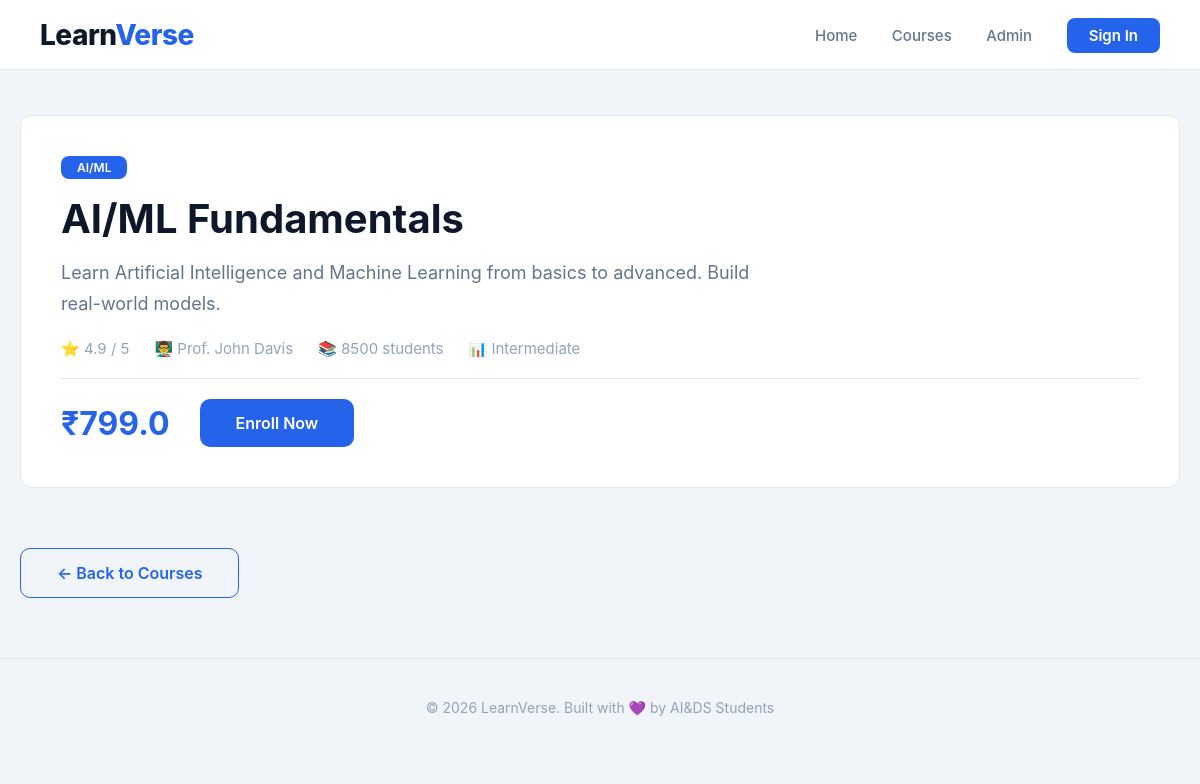
/course/2, run on the app's committed database.
### models.py (models this page shows)
class Course(db.Model):
    id = db.Column(db.Integer, primary_key=True)
    title = db.Column(db.String(200), nullable=False)
    description = db.Column(db.Text, nullable=False)
    domain = db.Column(db.String(50), nullable=False)
    level = db.Column(db.String(20), nullable=False)
    price = db.Column(db.Float, default=0)
    instructor = db.Column(db.String(100), nullable=False)
    rating = db.Column(db.Float, default=0)
    students = db.Column(db.Integer, default=0)
    image = db.Column(db.String(200), default='default.jpg')
    created_at = db.Column(db.DateTime, default=datetime.utcnow)

### app.py (the view)
@app.route('/course/<int:course_id>')
def course_detail(course_id):
    course = Course.query.get_or_404(course_id)
    return render_template('course_detail.html', course=course)

### templates/course_detail.html (shortened to what this page needs)
<!DOCTYPE html>
<html lang="en">
<head>
    <link rel="stylesheet" href="{{ url_for('static', filename='style.css') }}">
</head>
<body>
    <header>
        <div class="logo">Learn<span>Verse</span></div>
        <nav>
            <a href="/">Home</a>
            <a href="/courses">Courses</a>
            <a href="/admin/courses">Admin</a>
            <a href="#" class="btn-signin">Sign In</a>
        </nav>
    </header>
    <div class="container">
        <div class="course-detail">
            <div class="course-detail-header">
                <span class="badge">{{ course.domain }}</span>
                <h1>{{ course.title }}</h1>
                <p>{{ course.description }}</p>
                <div class="course-detail-meta">
                    <span>⭐ {{ course.rating }} / 5</span>
                    <span>👨‍🏫 {{ course.instructor }}</span>
                    <span>📚 {{ course.students }} students</span>
                    <span>📊 {{ course.level }}</span>
                </div>
                <div class="course-detail-price">
                    <span class="price">₹{{ course.price }}</span>
                    <a href="#" class="btn-primary">Enroll Now</a>
                </div>
            </div>
        </div>
        <a href="/courses" class="btn-secondary" style="margin-top:30px; display:inline-block;">← Back to Courses</a>
    </div>
    <footer>
        <p>© 2026 LearnVerse. Built with 💜 by AI&DS Students</p>
    </footer>
</body>
</html>

### static/style.css (style rules this page uses)
* { margin: 0; padding: 0; box-sizing: border-box; }
body { font-family: -apple-system, BlinkMacSystemFont, 'Segoe UI', Roboto, Oxygen, Ubuntu, sans-serif; background: #F1F5F9; color: #0F172A; overflow-x: hidden; min-height: 100vh; }
a { text-decoration: none; color: inherit; }
header { padding: 15px 40px; display: flex; justify-content: space-between; align-items: center; position: fixed; top: 0; left: 0; right: 0; z-index: 100; background: rgba(255, 255, 255, 0.95); backdrop-filter: blur(20px); border-bottom: 1px solid #E2E8F0; height: 70px; }
.logo { font-size: 28px; font-weight: 800; letter-spacing: -0.5px; color: #0F172A; }
.logo span { color: #2563EB; }
nav a { color: #64748B; margin-left: 30px; font-size: 15px; font-weight: 500; transition: 0.3s; position: relative; }
nav a::after { content: ''; position: absolute; bottom: -4px; left: 0; width: 0; height: 2px; background: #2563EB; transition: 0.3s; }
.btn-signin { background: #2563EB; padding: 8px 22px; border-radius: 8px; color: #fff !important; font-weight: 600; transition: 0.3s; }
.btn-signin::after { display: none !important; }
.btn-primary { display: inline-block; padding: 14px 36px; background: #2563EB; color: #fff; border-radius: 10px; font-weight: 600; transition: 0.3s; border: none; cursor: pointer; font-size: 16px; }
.btn-secondary { display: inline-block; padding: 14px 36px; background: transparent; color: #2563EB; border-radius: 10px; font-weight: 600; transition: 0.3s; border: 1px solid #2563EB; cursor: pointer; font-size: 16px; }
.container { max-width: 1200px; margin: 0 auto; padding: 85px 20px 20px; }
.course-detail { padding: 30px 0; }
.course-detail-header { padding: 40px; border-radius: 12px; background: #FFFFFF; border: 1px solid #E2E8F0; }
.course-detail-header .badge { display: inline-block; padding: 4px 16px; border-radius: 8px; font-size: 12px; background: #2563EB; color: #fff; font-weight: 600; }
.course-detail-header h1 { font-size: 40px; margin: 15px 0; color: #0F172A; }
.course-detail-header p { color: #64748B; font-size: 18px; line-height: 1.7; max-width: 700px; }
.course-detail-meta { display: flex; gap: 25px; flex-wrap: wrap; margin: 20px 0; color: #94A3B8; font-size: 15px; }
.course-detail-price { display: flex; align-items: center; gap: 30px; margin-top: 20px; padding-top: 20px; border-top: 1px solid #E2E8F0; }
.course-detail-price .price { font-size: 32px; font-weight: 700; color: #2563EB; }
footer { text-align: center; padding: 40px; color: #94A3B8; border-top: 1px solid #E2E8F0; margin-top: 40px; font-size: 14px; }

### data on the page
Course: domain "AI/ML", title "AI/ML Fundamentals", description "Learn Artificial Intelligence and Machine Learning from basics to advanced. Build real-world models.", rating "4.9", instructor "Prof. John Davis", students "8500", level "Intermediate", price "799.0"
